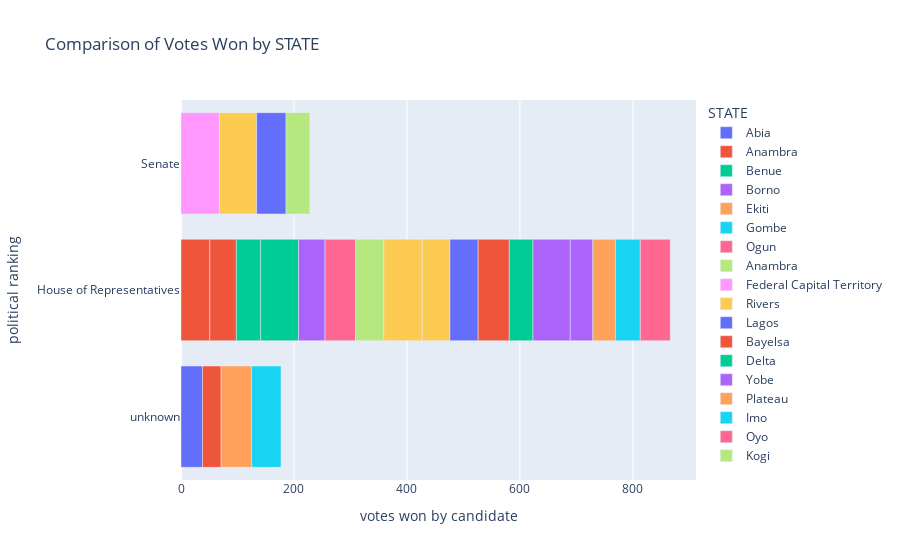
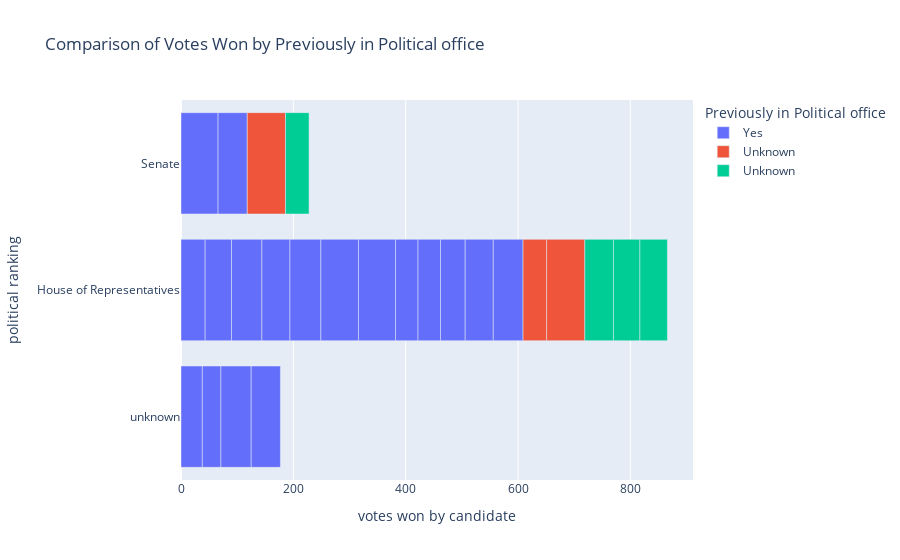
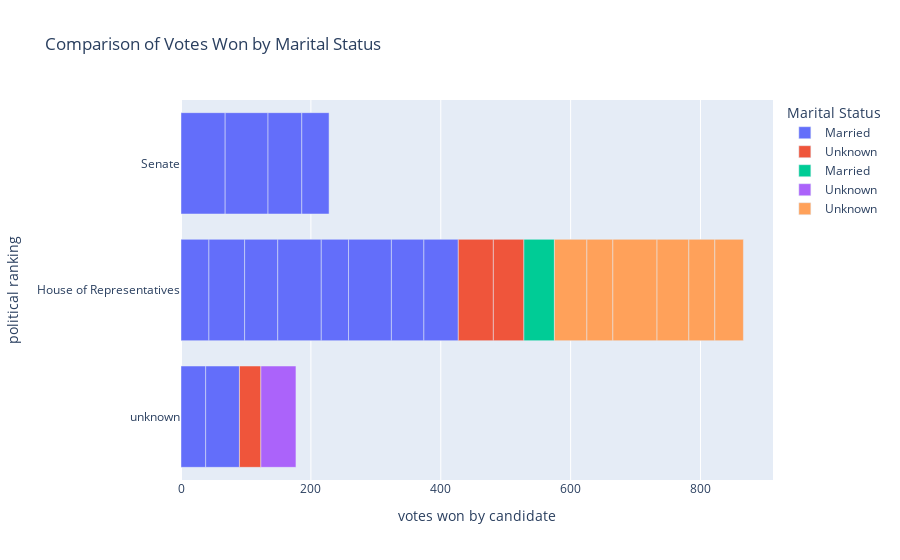
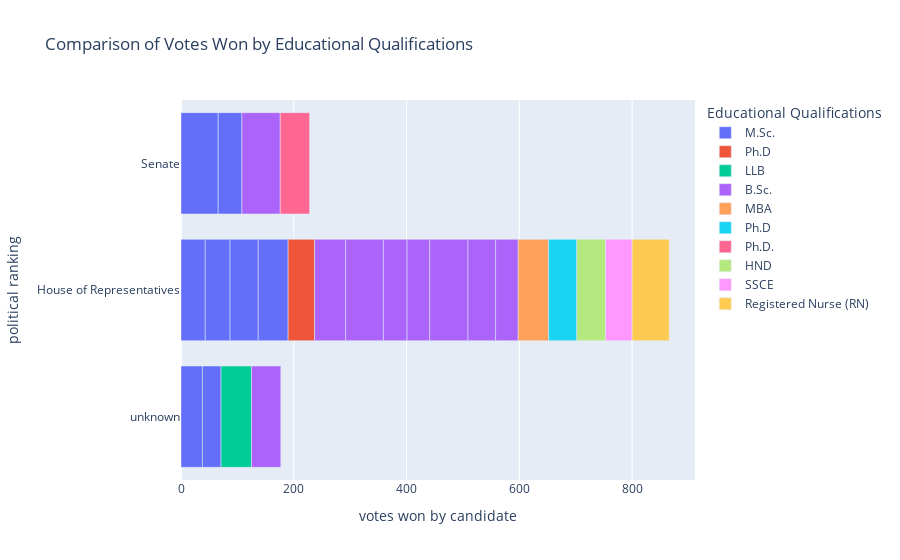

Notebook cell for these charts, in order:
### Code cell
def generate_categorical_comparison(df):
    categorical_columns = ['STATE', 'Previously in Political office','Marital Status', 'Educational Qualifications ', 'Political Party',
       'Age at First Entry', 'influential Figure', 'Previous Occupation',
       'Votes Won', 'Office Won (2023)']
    for column in categorical_columns:
        # Generate bar plot
        fig = px.bar(df, x='Votes Won', y='Office Won (2023)', color=column, 
                     title=f'Comparison of Votes Won by {column}', 
                     hover_data=['Votes Won', 'Office Won (2023)'],  # Show names and percentage won in hover
                     labels={'Office Won (2023)': 'political ranking', 'Votes Won': 'votes won by candidate'})
        fig.show()
generate_categorical_comparison(df)

### Figure 1 — Plotly figure (JSON) as saved in the notebook; plotly's stock layout.template omitted (floating-point values rounded to 4 significant figures)
{"data": [{"alignmentgroup": "True", "hovertemplate": "STATE=Abia<br>votes won by candidate=%{x}<br>political ranking=%{y}<extra></extra>", "legendgroup": "Abia", "marker": {"color": "#636efa", "pattern": {"shape": ""}}, "name": "Abia", "offsetgroup": "Abia", "orientation": "h", "showlegend": true, "textposition": "auto", "type": "bar", "x": [38], "xaxis": "x", "y": ["unknown"], "yaxis": "y"}, {"alignmentgroup": "True", "hovertemplate": "STATE=Anambra<br>votes won by candidate=%{x}<br>political ranking=%{y}<extra></extra>", "legendgroup": "Anambra", "marker": {"color": "#EF553B", "pattern": {"shape": ""}}, "name": "Anambra", "offsetgroup": "Anambra", "orientation": "h", "showlegend": true, "textposition": "auto", "type": "bar", "x": [33, 51, 47], "xaxis": "x", "y": ["unknown", "House of Representatives", "House of Representatives"], "yaxis": "y"}, {"alignmentgroup": "True", "hovertemplate": "STATE=Benue<br>votes won by candidate=%{x}<br>political ranking=%{y}<extra></extra>", "legendgroup": "Benue", "marker": {"color": "#00cc96", "pattern": {"shape": ""}}, "name": "Benue", "offsetgroup": "Benue", "orientation": "h", "showlegend": true, "textposition": "auto", "type": "bar", "x": [43, 67], "xaxis": "x", "y": ["House of Representatives", "House of Representatives"], "yaxis": "y"}, {"alignmentgroup": "True", "hovertemplate": "STATE=Borno<br>votes won by candidate=%{x}<br>political ranking=%{y}<extra></extra>", "legendgroup": "Borno", "marker": {"color": "#ab63fa", "pattern": {"shape": ""}}, "name": "Borno", "offsetgroup": "Borno", "orientation": "h", "showlegend": true, "textposition": "auto", "type": "bar", "x": [47], "xaxis": "x", "y": ["House of Representatives"], "yaxis": "y"}, {"alignmentgroup": "True", "hovertemplate": "STATE=Ekiti<br>votes won by candidate=%{x}<br>political ranking=%{y}<extra></extra>", "legendgroup": "Ekiti", "marker": {"color": "#FFA15A", "pattern": {"shape": ""}}, "name": "Ekiti", "offsetgroup": "Ekiti", "orientation": "h", "showlegend": true, "textposition": "auto", "type": "bar", "x": [54], "xaxis": "x", "y": ["unknown"], "yaxis": "y"}, {"alignmentgroup": "True", "hovertemplate": "STATE=Gombe<br>votes won by candidate=%{x}<br>political ranking=%{y}<extra></extra>", "legendgroup": "Gombe", "marker": {"color": "#19d3f3", "pattern": {"shape": ""}}, "name": "Gombe", "offsetgroup": "Gombe", "orientation": "h", "showlegend": true, "textposition": "auto", "type": "bar", "x": [52], "xaxis": "x", "y": ["unknown"], "yaxis": "y"}, {"alignmentgroup": "True", "hovertemplate": "STATE=Ogun<br>votes won by candidate=%{x}<br>political ranking=%{y}<extra></extra>", "legendgroup": "Ogun", "marker": {"color": "#FF6692", "pattern": {"shape": ""}}, "name": "Ogun", "offsetgroup": "Ogun", "orientation": "h", "showlegend": true, "textposition": "auto", "type": "bar", "x": [54], "xaxis": "x", "y": ["House of Representatives"], "yaxis": "y"}, {"alignmentgroup": "True", "hovertemplate": "STATE=Anambra  <br>votes won by candidate=%{x}<br>political ranking=%{y}<extra></extra>", "legendgroup": "Anambra  ", "marker": {"color": "#B6E880", "pattern": {"shape": ""}}, "name": "Anambra  ", "offsetgroup": "Anambra  ", "orientation": "h", "showlegend": true, "textposition": "auto", "type": "bar", "x": [50], "xaxis": "x", "y": ["House of Representatives"], "yaxis": "y"}, {"alignmentgroup": "True", "hovertemplate": "STATE=Federal Capital Territory<br>votes won by candidate=%{x}<br>political ranking=%{y}<extra></extra>", "legendgroup": "Federal Capital Territory", "marker": {"color": "#FF97FF", "pattern": {"shape": ""}}, "name": "Federal Capital Territory", "offsetgroup": "Federal Capital Territory", "orientation": "h", "showlegend": true, "textposition": "auto", "type": "bar", "x": [68], "xaxis": "x", "y": ["Senate"], "yaxis": "y"}, {"alignmentgroup": "True", "hovertemplate": "STATE=Rivers<br>votes won by candidate=%{x}<br>political ranking=%{y}<extra></extra>", "legendgroup": "Rivers", "marker": {"color": "#FECB52", "pattern": {"shape": ""}}, "name": "Rivers", "offsetgroup": "Rivers", "orientation": "h", "showlegend": true, "textposition": "auto", "type": "bar", "x": [66, 68, 49], "xaxis": "x", "y": ["Senate", "House of Representatives", "House of Representatives"], "yaxis": "y"}, {"alignmentgroup": "True", "hovertemplate": "STATE=Lagos <br>votes won by candidate=%{x}<br>political ranking=%{y}<extra></extra>", "legendgroup": "Lagos ", "marker": {"color": "#636efa", "pattern": {"shape": ""}}, "name": "Lagos ", "offsetgroup": "Lagos ", "orientation": "h", "showlegend": true, "textposition": "auto", "type": "bar", "x": [52, 50], "xaxis": "x", "y": ["Senate", "House of Representatives"], "yaxis": "y"}, {"alignmentgroup": "True", "hovertemplate": "STATE=Bayelsa<br>votes won by candidate=%{x}<br>political ranking=%{y}<extra></extra>", "legendgroup": "Bayelsa", "marker": {"color": "#EF553B", "pattern": {"shape": ""}}, "name": "Bayelsa", "offsetgroup": "Bayelsa", "orientation": "h", "showlegend": true, "textposition": "auto", "type": "bar", "x": [55], "xaxis": "x", "y": ["House of Representatives"], "yaxis": "y"}, {"alignmentgroup": "True", "hovertemplate": "STATE=Delta<br>votes won by candidate=%{x}<br>political ranking=%{y}<extra></extra>", "legendgroup": "Delta", "marker": {"color": "#00cc96", "pattern": {"shape": ""}}, "name": "Delta", "offsetgroup": "Delta", "orientation": "h", "showlegend": true, "textposition": "auto", "type": "bar", "x": [42], "xaxis": "x", "y": ["House of Representatives"], "yaxis": "y"}, {"alignmentgroup": "True", "hovertemplate": "STATE=Yobe<br>votes won by candidate=%{x}<br>political ranking=%{y}<extra></extra>", "legendgroup": "Yobe", "marker": {"color": "#ab63fa", "pattern": {"shape": ""}}, "name": "Yobe", "offsetgroup": "Yobe", "orientation": "h", "showlegend": true, "textposition": "auto", "type": "bar", "x": [66, 40], "xaxis": "x", "y": ["House of Representatives", "House of Representatives"], "yaxis": "y"}, {"alignmentgroup": "True", "hovertemplate": "STATE=Plateau<br>votes won by candidate=%{x}<br>political ranking=%{y}<extra></extra>", "legendgroup": "Plateau", "marker": {"color": "#FFA15A", "pattern": {"shape": ""}}, "name": "Plateau", "offsetgroup": "Plateau", "orientation": "h", "showlegend": true, "textposition": "auto", "type": "bar", "x": [40], "xaxis": "x", "y": ["House of Representatives"], "yaxis": "y"}, {"alignmentgroup": "True", "hovertemplate": "STATE=Imo<br>votes won by candidate=%{x}<br>political ranking=%{y}<extra></extra>", "legendgroup": "Imo", "marker": {"color": "#19d3f3", "pattern": {"shape": ""}}, "name": "Imo", "offsetgroup": "Imo", "orientation": "h", "showlegend": true, "textposition": "auto", "type": "bar", "x": [44], "xaxis": "x", "y": ["House of Representatives"], "yaxis": "y"}, {"alignmentgroup": "True", "hovertemplate": "STATE=Oyo<br>votes won by candidate=%{x}<br>political ranking=%{y}<extra></extra>", "legendgroup": "Oyo", "marker": {"color": "#FF6692", "pattern": {"shape": ""}}, "name": "Oyo", "offsetgroup": "Oyo", "orientation": "h", "showlegend": true, "textposition": "auto", "type": "bar", "x": [53], "xaxis": "x", "y": ["House of Representatives"], "yaxis": "y"}, {"alignmentgroup": "True", "hovertemplate": "STATE=Kogi<br>votes won by candidate=%{x}<br>political ranking=%{y}<extra></extra>", "legendgroup": "Kogi", "marker": {"color": "#B6E880", "pattern": {"shape": ""}}, "name": "Kogi", "offsetgroup": "Kogi", "orientation": "h", "showlegend": true, "textposition": "auto", "type": "bar", "x": [42], "xaxis": "x", "y": ["Senate"], "yaxis": "y"}], "layout": {"barmode": "relative", "legend": {"title": {"text": "STATE"}, "tracegroupgap": 0}, "title": {"text": "Comparison of Votes Won by STATE"}, "xaxis": {"anchor": "y", "domain": [0, 1], "title": {"text": "votes won by candidate"}}, "yaxis": {"anchor": "x", "domain": [0, 1], "title": {"text": "political ranking"}}}}

### Figure 2 — Plotly figure (JSON) as saved in the notebook; plotly's stock layout.template omitted (floating-point values rounded to 4 significant figures)
{"data": [{"alignmentgroup": "True", "hovertemplate": "Previously in Political office=Yes<br>votes won by candidate=%{x}<br>political ranking=%{y}<extra></extra>", "legendgroup": "Yes", "marker": {"color": "#636efa", "pattern": {"shape": ""}}, "name": "Yes", "offsetgroup": "Yes", "orientation": "h", "showlegend": true, "textposition": "auto", "type": "bar", "x": [38, 33, 43, 47, 54, 52, 54, 50, 66, 52, 55, 67, 66, 40, 40, 44, 50, 53], "xaxis": "x", "y": ["unknown", "unknown", "House of Representatives", "House of Representatives", "unknown", "unknown", "House of Representatives", "House of Representatives", "Senate", "Senate", "House of Representatives", "House of Representatives", "House of Representatives", "House of Representatives", "House of Representatives", "House of Representatives", "House of Representatives", "House of Representatives"], "yaxis": "y"}, {"alignmentgroup": "True", "hovertemplate": "Previously in Political office=Unknown<br>votes won by candidate=%{x}<br>political ranking=%{y}<extra></extra>", "legendgroup": "Unknown", "marker": {"color": "#EF553B", "pattern": {"shape": ""}}, "name": "Unknown", "offsetgroup": "Unknown", "orientation": "h", "showlegend": true, "textposition": "auto", "type": "bar", "x": [68, 42, 68], "xaxis": "x", "y": ["Senate", "House of Representatives", "House of Representatives"], "yaxis": "y"}, {"alignmentgroup": "True", "hovertemplate": "Previously in Political office=Unknown <br>votes won by candidate=%{x}<br>political ranking=%{y}<extra></extra>", "legendgroup": "Unknown ", "marker": {"color": "#00cc96", "pattern": {"shape": ""}}, "name": "Unknown ", "offsetgroup": "Unknown ", "orientation": "h", "showlegend": true, "textposition": "auto", "type": "bar", "x": [51, 47, 49, 42], "xaxis": "x", "y": ["House of Representatives", "House of Representatives", "House of Representatives", "Senate"], "yaxis": "y"}], "layout": {"barmode": "relative", "legend": {"title": {"text": "Previously in Political office"}, "tracegroupgap": 0}, "title": {"text": "Comparison of Votes Won by Previously in Political office"}, "xaxis": {"anchor": "y", "domain": [0, 1], "title": {"text": "votes won by candidate"}}, "yaxis": {"anchor": "x", "domain": [0, 1], "title": {"text": "political ranking"}}}}

### Figure 3 — Plotly figure (JSON) as saved in the notebook; plotly's stock layout.template omitted (floating-point values rounded to 4 significant figures)
{"data": [{"alignmentgroup": "True", "hovertemplate": "Marital Status=Married<br>votes won by candidate=%{x}<br>political ranking=%{y}<extra></extra>", "legendgroup": "Married", "marker": {"color": "#636efa", "pattern": {"shape": ""}}, "name": "Married", "offsetgroup": "Married", "orientation": "h", "showlegend": true, "textposition": "auto", "type": "bar", "x": [38, 43, 52, 68, 66, 52, 55, 51, 67, 42, 66, 50, 53, 42], "xaxis": "x", "y": ["unknown", "House of Representatives", "unknown", "Senate", "Senate", "Senate", "House of Representatives", "House of Representatives", "House of Representatives", "House of Representatives", "House of Representatives", "House of Representatives", "House of Representatives", "Senate"], "yaxis": "y"}, {"alignmentgroup": "True", "hovertemplate": "Marital Status=Unknown<br>votes won by candidate=%{x}<br>political ranking=%{y}<extra></extra>", "legendgroup": "Unknown", "marker": {"color": "#EF553B", "pattern": {"shape": ""}}, "name": "Unknown", "offsetgroup": "Unknown", "orientation": "h", "showlegend": true, "textposition": "auto", "type": "bar", "x": [33, 54, 47], "xaxis": "x", "y": ["unknown", "House of Representatives", "House of Representatives"], "yaxis": "y"}, {"alignmentgroup": "True", "hovertemplate": "Marital Status=Married <br>votes won by candidate=%{x}<br>political ranking=%{y}<extra></extra>", "legendgroup": "Married ", "marker": {"color": "#00cc96", "pattern": {"shape": ""}}, "name": "Married ", "offsetgroup": "Married ", "orientation": "h", "showlegend": true, "textposition": "auto", "type": "bar", "x": [47], "xaxis": "x", "y": ["House of Representatives"], "yaxis": "y"}, {"alignmentgroup": "True", "hovertemplate": "Marital Status=Unknown  <br>votes won by candidate=%{x}<br>political ranking=%{y}<extra></extra>", "legendgroup": "Unknown  ", "marker": {"color": "#ab63fa", "pattern": {"shape": ""}}, "name": "Unknown  ", "offsetgroup": "Unknown  ", "orientation": "h", "showlegend": true, "textposition": "auto", "type": "bar", "x": [54], "xaxis": "x", "y": ["unknown"], "yaxis": "y"}, {"alignmentgroup": "True", "hovertemplate": "Marital Status=Unknown <br>votes won by candidate=%{x}<br>political ranking=%{y}<extra></extra>", "legendgroup": "Unknown ", "marker": {"color": "#FFA15A", "pattern": {"shape": ""}}, "name": "Unknown ", "offsetgroup": "Unknown ", "orientation": "h", "showlegend": true, "textposition": "auto", "type": "bar", "x": [50, 40, 68, 49, 40, 44], "xaxis": "x", "y": ["House of Representatives", "House of Representatives", "House of Representatives", "House of Representatives", "House of Representatives", "House of Representatives"], "yaxis": "y"}], "layout": {"barmode": "relative", "legend": {"title": {"text": "Marital Status"}, "tracegroupgap": 0}, "title": {"text": "Comparison of Votes Won by Marital Status"}, "xaxis": {"anchor": "y", "domain": [0, 1], "title": {"text": "votes won by candidate"}}, "yaxis": {"anchor": "x", "domain": [0, 1], "title": {"text": "political ranking"}}}}

### Figure 4 — Plotly figure (JSON) as saved in the notebook; plotly's stock layout.template omitted (floating-point values rounded to 4 significant figures)
{"data": [{"alignmentgroup": "True", "hovertemplate": "Educational Qualifications =M.Sc.<br>votes won by candidate=%{x}<br>political ranking=%{y}<extra></extra>", "legendgroup": "M.Sc.", "marker": {"color": "#636efa", "pattern": {"shape": ""}}, "name": "M.Sc.", "offsetgroup": "M.Sc.", "orientation": "h", "showlegend": true, "textposition": "auto", "type": "bar", "x": [38, 33, 43, 66, 44, 50, 53, 42], "xaxis": "x", "y": ["unknown", "unknown", "House of Representatives", "Senate", "House of Representatives", "House of Representatives", "House of Representatives", "Senate"], "yaxis": "y"}, {"alignmentgroup": "True", "hovertemplate": "Educational Qualifications =Ph.D <br>votes won by candidate=%{x}<br>political ranking=%{y}<extra></extra>", "legendgroup": "Ph.D ", "marker": {"color": "#EF553B", "pattern": {"shape": ""}}, "name": "Ph.D ", "offsetgroup": "Ph.D ", "orientation": "h", "showlegend": true, "textposition": "auto", "type": "bar", "x": [47], "xaxis": "x", "y": ["House of Representatives"], "yaxis": "y"}, {"alignmentgroup": "True", "hovertemplate": "Educational Qualifications =LLB <br>votes won by candidate=%{x}<br>political ranking=%{y}<extra></extra>", "legendgroup": "LLB ", "marker": {"color": "#00cc96", "pattern": {"shape": ""}}, "name": "LLB ", "offsetgroup": "LLB ", "orientation": "h", "showlegend": true, "textposition": "auto", "type": "bar", "x": [54], "xaxis": "x", "y": ["unknown"], "yaxis": "y"}, {"alignmentgroup": "True", "hovertemplate": "Educational Qualifications =B.Sc.<br>votes won by candidate=%{x}<br>political ranking=%{y}<extra></extra>", "legendgroup": "B.Sc.", "marker": {"color": "#ab63fa", "pattern": {"shape": ""}}, "name": "B.Sc.", "offsetgroup": "B.Sc.", "orientation": "h", "showlegend": true, "textposition": "auto", "type": "bar", "x": [52, 68, 55, 67, 42, 40, 68, 49, 40], "xaxis": "x", "y": ["unknown", "Senate", "House of Representatives", "House of Representatives", "House of Representatives", "House of Representatives", "House of Representatives", "House of Representatives", "House of Representatives"], "yaxis": "y"}, {"alignmentgroup": "True", "hovertemplate": "Educational Qualifications =MBA<br>votes won by candidate=%{x}<br>political ranking=%{y}<extra></extra>", "legendgroup": "MBA", "marker": {"color": "#FFA15A", "pattern": {"shape": ""}}, "name": "MBA", "offsetgroup": "MBA", "orientation": "h", "showlegend": true, "textposition": "auto", "type": "bar", "x": [54], "xaxis": "x", "y": ["House of Representatives"], "yaxis": "y"}, {"alignmentgroup": "True", "hovertemplate": "Educational Qualifications =Ph.D<br>votes won by candidate=%{x}<br>political ranking=%{y}<extra></extra>", "legendgroup": "Ph.D", "marker": {"color": "#19d3f3", "pattern": {"shape": ""}}, "name": "Ph.D", "offsetgroup": "Ph.D", "orientation": "h", "showlegend": true, "textposition": "auto", "type": "bar", "x": [50], "xaxis": "x", "y": ["House of Representatives"], "yaxis": "y"}, {"alignmentgroup": "True", "hovertemplate": "Educational Qualifications =Ph.D.<br>votes won by candidate=%{x}<br>political ranking=%{y}<extra></extra>", "legendgroup": "Ph.D.", "marker": {"color": "#FF6692", "pattern": {"shape": ""}}, "name": "Ph.D.", "offsetgroup": "Ph.D.", "orientation": "h", "showlegend": true, "textposition": "auto", "type": "bar", "x": [52], "xaxis": "x", "y": ["Senate"], "yaxis": "y"}, {"alignmentgroup": "True", "hovertemplate": "Educational Qualifications =HND<br>votes won by candidate=%{x}<br>political ranking=%{y}<extra></extra>", "legendgroup": "HND", "marker": {"color": "#B6E880", "pattern": {"shape": ""}}, "name": "HND", "offsetgroup": "HND", "orientation": "h", "showlegend": true, "textposition": "auto", "type": "bar", "x": [51], "xaxis": "x", "y": ["House of Representatives"], "yaxis": "y"}, {"alignmentgroup": "True", "hovertemplate": "Educational Qualifications =SSCE<br>votes won by candidate=%{x}<br>political ranking=%{y}<extra></extra>", "legendgroup": "SSCE", "marker": {"color": "#FF97FF", "pattern": {"shape": ""}}, "name": "SSCE", "offsetgroup": "SSCE", "orientation": "h", "showlegend": true, "textposition": "auto", "type": "bar", "x": [47], "xaxis": "x", "y": ["House of Representatives"], "yaxis": "y"}, {"alignmentgroup": "True", "hovertemplate": "Educational Qualifications =Registered Nurse (RN)<br>votes won by candidate=%{x}<br>political ranking=%{y}<extra></extra>", "legendgroup": "Registered Nurse (RN)", "marker": {"color": "#FECB52", "pattern": {"shape": ""}}, "name": "Registered Nurse (RN)", "offsetgroup": "Registered Nurse (RN)", "orientation": "h", "showlegend": true, "textposition": "auto", "type": "bar", "x": [66], "xaxis": "x", "y": ["House of Representatives"], "yaxis": "y"}], "layout": {"barmode": "relative", "legend": {"title": {"text": "Educational Qualifications "}, "tracegroupgap": 0}, "title": {"text": "Comparison of Votes Won by Educational Qualifications "}, "xaxis": {"anchor": "y", "domain": [0, 1], "title": {"text": "votes won by candidate"}}, "yaxis": {"anchor": "x", "domain": [0, 1], "title": {"text": "political ranking"}}}}
